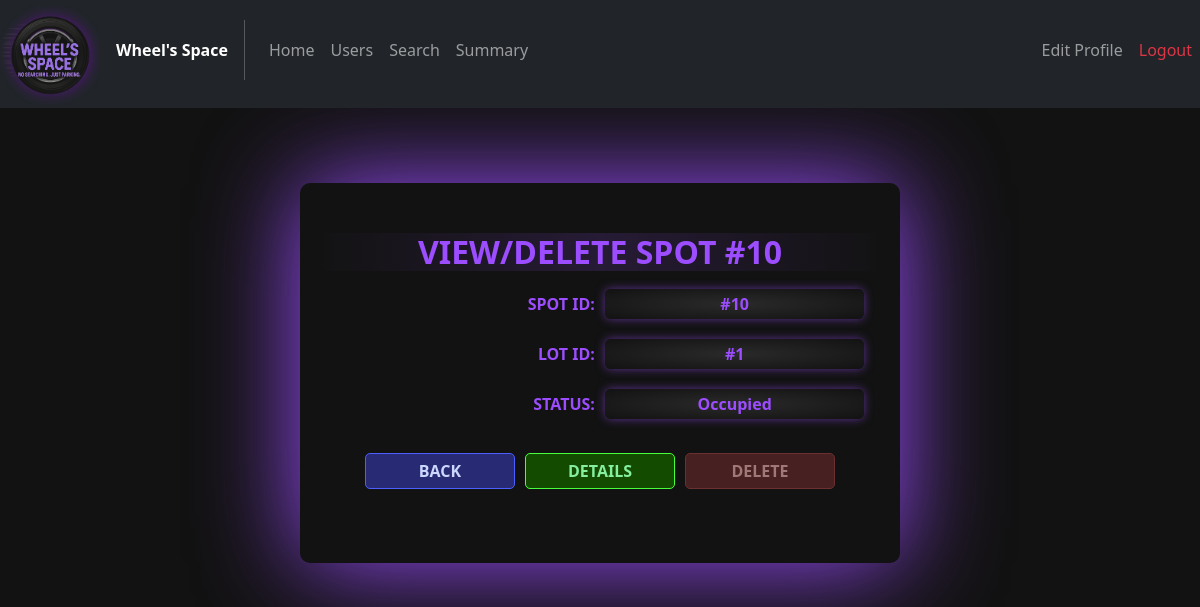
The app's page /viewspot/10, older data.
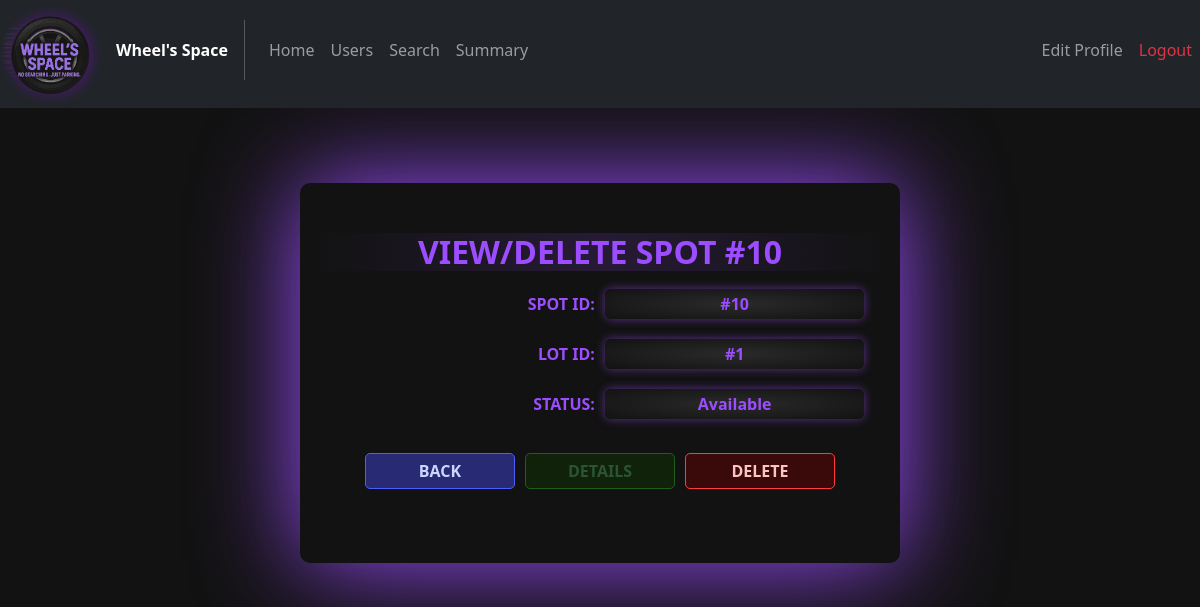
The same page, newer data.
### models/Spots.py (models this page shows)
class Spots(db.Model):
    __tablename__ = "Spots"
    spot_id = db.Column(db.Integer, primary_key = True)
    lot_id = db.Column(db.Integer, db.ForeignKey("Lots.lot_id"))
    status = db.Column(db.Enum(Status),nullable=False, default = Status.A)
    lot = db.relationship("Lots",back_populates = "spots")
    reservation = db.relationship("Reservations", back_populates = "spot")

### controllers/admin_routes.py (the view)
@admin_routes.route("/viewspot/<int:spot_id>")
def viewspot(spot_id):
    spot = Spots.query.filter_by(spot_id=spot_id).first()
    if spot.status==Status.O:
        reservation = Reservations.query.filter_by(spot_id=spot_id,leaving_timestamp=None).first()
    else:
        reservation = None
    return render_template("admin_view_spot.html", spot=spot, reservation=reservation)

### templates/admin_view_spot.html (shortened to what this page needs)
<!DOCTYPE html>
<html lang="en">
<head>
    <link rel="stylesheet" href="../static/css/General_style.css">
    <link rel="stylesheet" href="../static/css/Admin_style.css">
    <link href="https://cdn.jsdelivr.net/npm/bootstrap@5.2.3/dist/css/bootstrap.min.css" rel="stylesheet"
>
</head>
<body>
    <nav class="navbar navbar-expand-lg navbar-dark bg-dark my-nav-bar">
        <div class="navbar-brand logo">
            <img src="{{ url_for('static', filename='images/logo.png' )}}" alt="LOGO" id="logo"
                class="img-fluid">
        </div>
        <span class="fw-bold text-white">Wheel's Space</span>
        <div class="collapse navbar-collapse" id="navbarelements">
            <ul class="navbar-nav me-auto">
                <li class="nav-item">
                    <a href="{{url_for("admin_routes.adminhome")}}" class="nav-link my-nav-link">Home</a>
                </li>
                <li class="nav-item">
                    <a href="{{url_for("admin_routes.adminusers")}}" class="nav-link my-nav-link">Users</a>
                </li>
                <li class="nav-item">
                    <a href="{{url_for("admin_routes.adminsearch")}}" class="nav-link my-nav-link">Search</a>
                </li>
                <li class="nav-item">
                    <a href="{{url_for("admin_routes.adminsummary")}}" class="nav-link my-nav-link">Summary</a>
                </li>
            </ul>
            <ul class="navbar-nav">
                <li class="nav-item">
                    <a href="{{url_for("admin_routes.adminedit")}}" class="nav-link my-nav-link">Edit Profile</a>
                </li>
                <li class="nav-item">
                    <a href="{{url_for('auth_rbac.logout')}}" class="nav-link my-nav-link text-danger">Logout</a>
                </li>
            </ul>
        </div>
    </nav>
    <div class="container-fluid py-3 justify-content-center admin-page-box">
        <div class="span-box container">
            <h2 class="admin-text">VIEW/DELETE SPOT #{{spot.spot_id}}</h2>
            <div class="admin-text">
                <span>SPOT ID:</span> <span class="view-highlight"> #{{spot.spot_id}} </span>
            </div>
            <div class="admin-text">
                <span>LOT ID:</span> <span class="view-highlight"> #{{spot.lot.lot_id}} </span>
            </div>
            <div class="admin-text">
                <span>STATUS:</span> <span class="view-highlight"> {{spot.status.value}} </span>
            </div>
            <div class="row justify-content-center">
                <a href = "{{url_for('admin_routes.adminhome')}}" class="col-3 my-4 admin-button edit-btn">BACK</a>
                <div class="col-3 my-4 admin-button add-btn {{'disabled' if spot.status.value=='Available' else ''}}" data-bs-toggle="collapse" data-bs-target="#view-details">DETAILS</div>
                <div class="col-3 my-4 admin-button del-btn {{'disabled' if spot.status.value!='Available' else ''}}" data-bs-toggle="collapse" data-bs-target="#view-details">DELETE</div>
            </div>
        </div>
    </div>
</body>
</html>

Row changes from the older to the newer data that the page shows:
changed Spots id 10: status.value "Occupied" → "Available"; status "O" → "A" (drawn)
